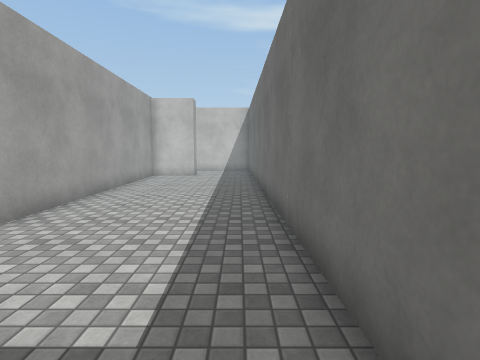
[1] (above)

17 first-person views from a walk through a 3-D level made in the Unity game engine. The camera is 1.5 m above the floor, tilts 6° down and sees 80° across. The floor is counted in squares, 1 m on a side. Each view is taken from the middle of a square. On the plan, view 1 faces up. The plan holds only what a view shows up to about 14 squares ahead; the rest is blank. The place goes on beyond the plan. Some animated figures are not drawn. Surface patterns are stand-ins for the level's own textures.

[2]
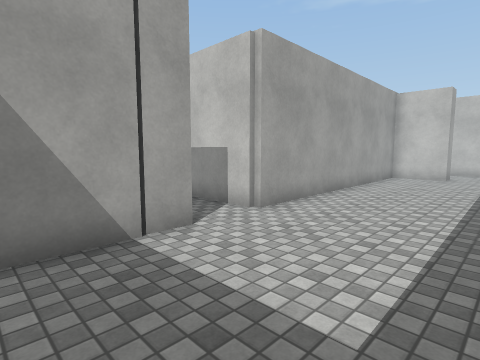

[3]
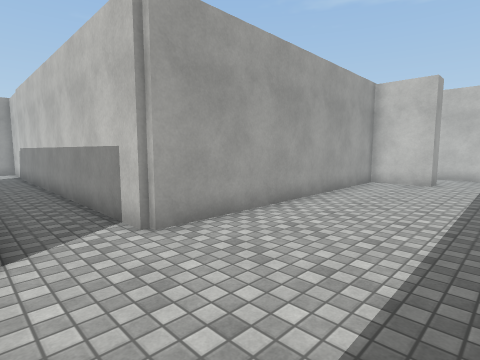

[4]
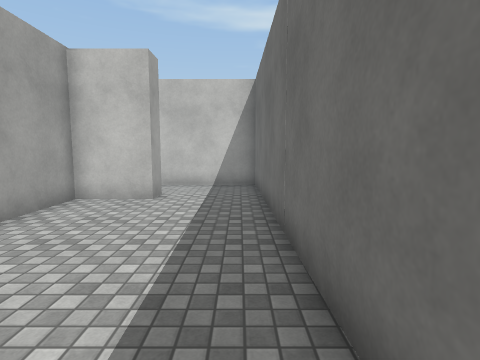

[5]
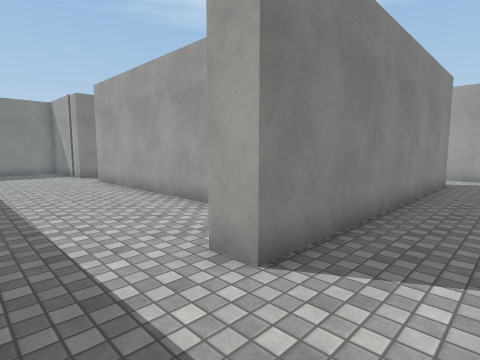

[6]
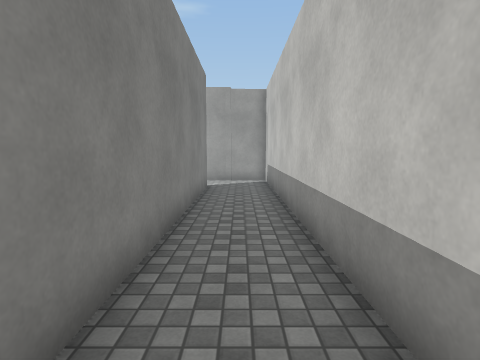

[7]
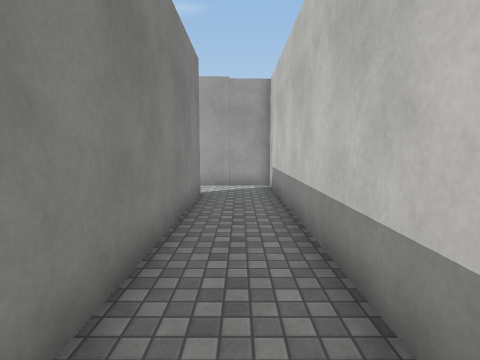

[8]
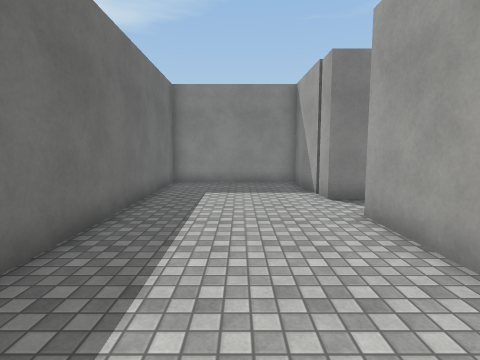

[9]
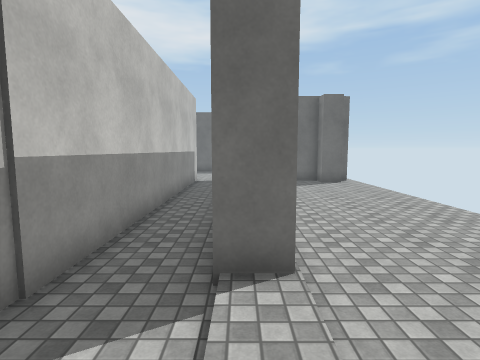

[10]
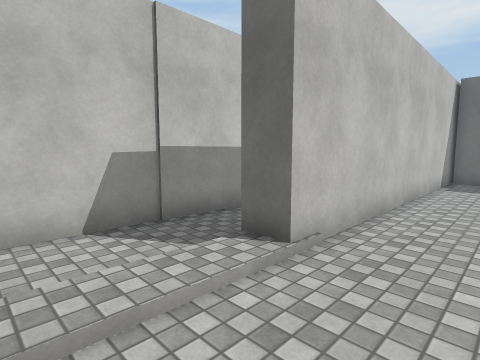

[11]
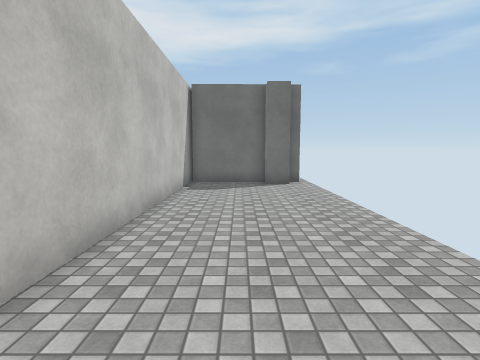

[12]
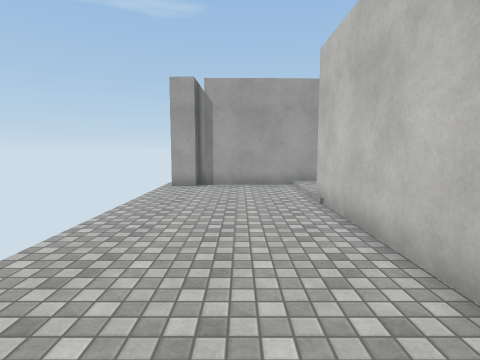

[13]
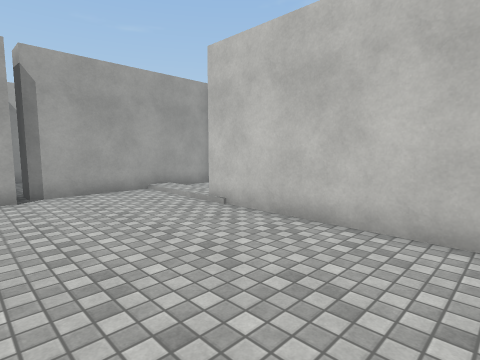

[14]
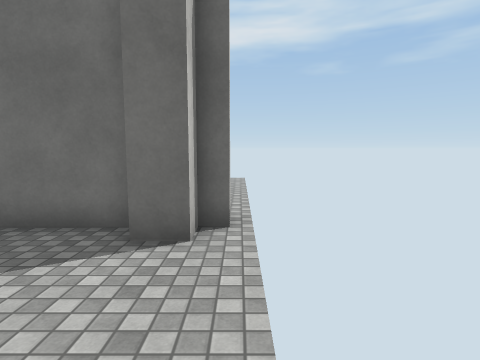

[15]
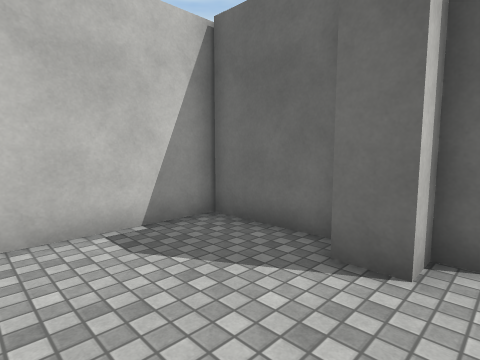

[16]
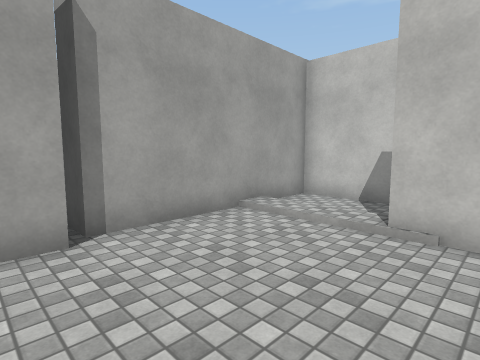

[17]
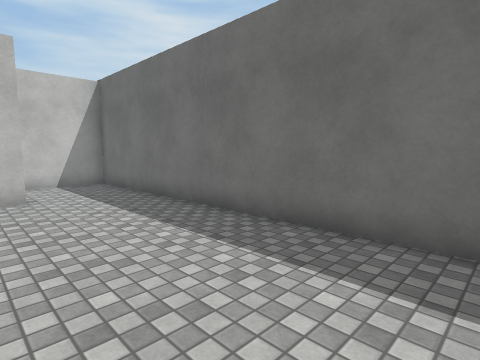

### Floor plan
Points are (right, up) in squares from view 1. A wall is a line through its corners. A room is listed if a view was taken in it or the views show most of it. See-through windows are left out.
Room 1 (views 1, 2, 3, 4, 5, 6, 7, 8, 17)
walls: (-4.8, 3.3) (-4.7, -1.2) (1.1, -1.2) (0.7, 20.3) (-17.1, 20.3) (-17, 17.2); (-14.6, 17.7) (-2.7, 17.7) (-2.7, 16.7) (-5, 16.7) (-4.8, 5.4)
ways out: opening at (-4, 4.5) to room 2
Room 2 (views 9, 10, 11, 12, 13, 14, 15, 16)
walls: (-5.9, 3.3) (-4.8, 3.3); (-22.8, -1.8) (-20.9, -1.8) (-20.9, -2.9); (-5.5, -2.9) (-5.5, -2.2) (-6.4, -2.2) (-6.4, -1.2) (-5.6, -1.2) (-5.6, 2.3); (-4.6, 2.3) (-17.6, 2.3) (-17.6, 3.4); (-4.8, 5.4) (-21.4, 5.4) (-21.3, -1.5)
ways out: opening at (-4, 4.5) to room 1; gap at (-5, -3)

Where each view was taken, in squares from view 1:
view 1: 0 up, 0 right, facing up
view 2: 0 up, 0 right, facing up-left
view 3: 3 up, 0 right, facing up-left
view 4: 8 up, 0 right, facing up
view 5: 20 up, 0 right, facing down-left
view 6: 19 up, 3 left, facing left
view 7: 19 up, 5 left, facing left
view 8: 12 up, 2 left, facing down
view 9: 3 up, 21 left, facing right
view 10: 0 up, 21 left, facing up-right
view 11: 0 up, 19 left, facing right
view 12: 0 up, 9 left, facing left
view 13: 3 down, 11 left, facing up-left
view 14: 3 down, 11 left, facing right
view 15: 3 down, 10 left, facing up-right
view 16: 3 down, 16 left, facing up-left
view 17: 7 up, 4 left, facing up-right
